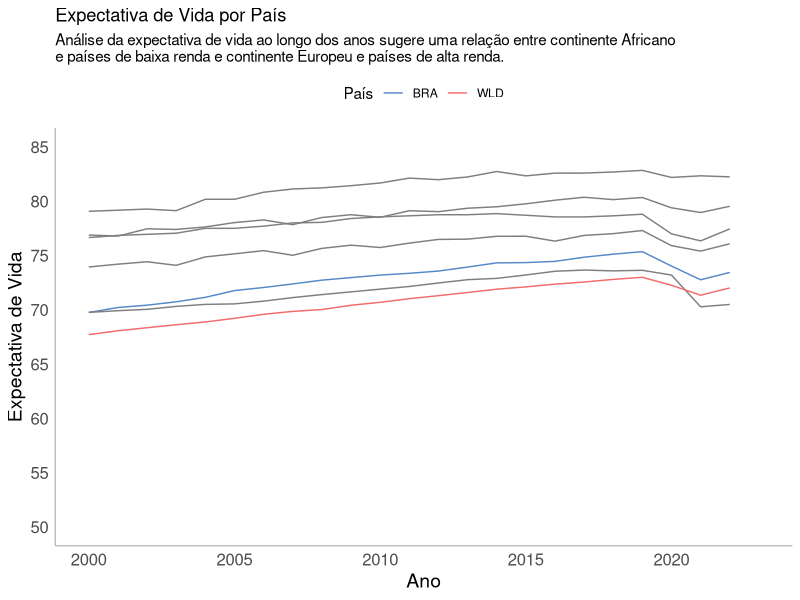
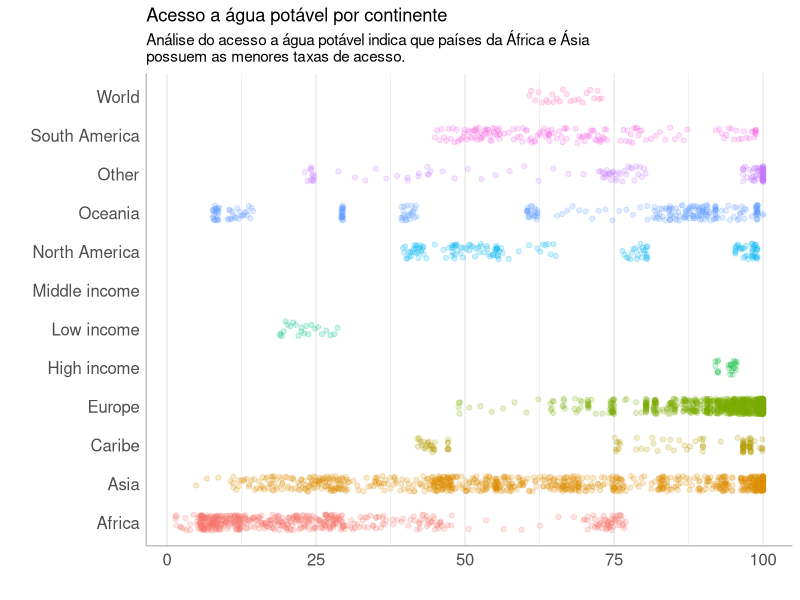
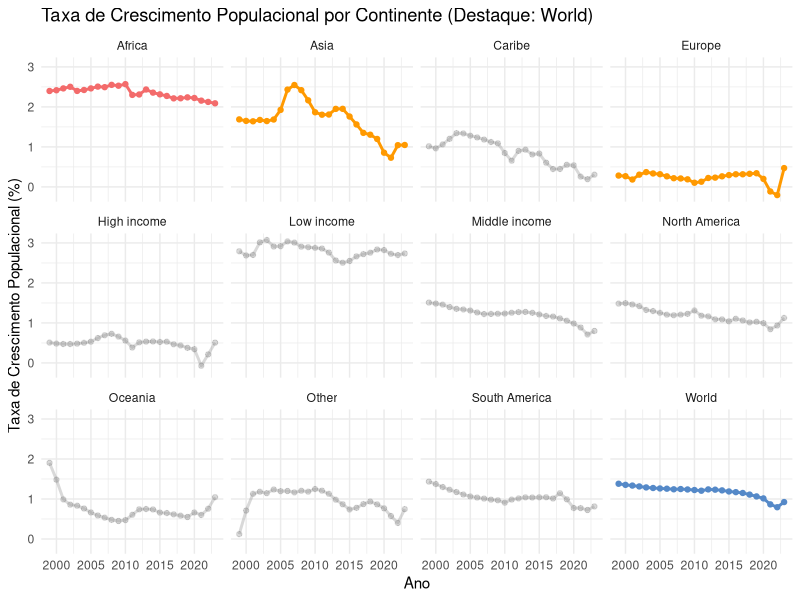

Reproduce these figures in R, in order. (Note: this script raises an error after producing the figures.)
# Carregar pacotes necessários
library(ggplot2)
library(dplyr)

# Carregar os dados (substitua o caminho pelo caminho correto do seu arquivo)
df <- read.csv("data/world_data.csv")

######################
# Expectativa de Vida: Comparare cinco países
######################

#agrupa por país e calcula a média do período
aux <- df %>% 
  filter(sigla %in% c("BRA", "ARG", "PRY", "CHL", "USA", "FRA", "WLD"))

head(aux)
unique(aux$pais)

# Criar o gráfico de linhas
aux %>% 
  ggplot(aes(x = ano, y = expec_vida, group = pais, color=sigla)) +
  geom_line() + 
  scale_color_manual(values = c("WLD" = "#f36b6b",
                                "BRA" = "#5589c8")) +  
  labs(title = "Expectativa de Vida por País",      
       subtitle = "Análise da expectativa de vida ao longo dos anos sugere uma relação entre continente Africano\ne países de baixa renda e continente Europeu e países de alta renda.",  
       x = "Ano",                   
       y = "Expectativa de Vida",   
       color = "País") +
  scale_y_continuous(limits=c(50,85), breaks = seq(50,85, by=5)) +
  scale_x_continuous(limits=c(2000,2023), breaks = seq(2000,2023, by=5)) +
  theme_minimal() +                
  theme(legend.position = "top",   
        panel.grid = element_blank(),
        axis.title.x = element_text(size = 14),  
        axis.title.y = element_text(size = 14),  
        axis.text.x = element_text(size = 12),
        axis.text.y = element_text(size = 12),
        axis.line = element_line(color = "gray"))


######################
# Diferença de acesso a água potável por continente, no formato de box-plot;
######################

#agrupa por país e calcula a média do período
aux <- df %>% 
  select(continente, acesso_agua_potavel)


aux %>% 
  ggplot(aes(x=continente, y=acesso_agua_potavel, group=continente, color=continente)) +
  #geom_boxplot() + 
  geom_jitter(width = 0.2, alpha=0.2) + 
  coord_flip() + 
  labs(title = "Acesso a água potável por continente",      
       subtitle = "Análise do acesso a água potável indica que países da África e Ásia\npossuem as menores taxas de acesso.",  
       x = "",                   
       y = "",   
       color = "País") +
  theme_minimal() + 
  theme(legend.position = "none",   
        panel.grid.minor.y = element_blank(),
        panel.grid.major.y = element_blank(),
        axis.title.x = element_text(size = 14),  
        axis.title.y = element_text(size = 14),  
        axis.text.x = element_text(size = 12),
        axis.text.y = element_text(size = 12),
        axis.line = element_line(color = "gray"))



######################
# Evolução do crescimento médio populacional entre todos os continentes, 
# em formato de gráfico de linhas;
######################
# Selecionar as colunas necessárias e converter tipos de dados
aux <- df %>%
  group_by(continente, ano) %>%
  summarise(crescimento_populacional = mean(crescimento_populacao, na.rm = T))

destaque_continentes <- c("World" = "#5589c8",
                          "Asia" = "#ff9900",
                          "Africa" = "#f36b6b",
                          "Europe" = "#ff9900")

# Criar o gráfico de linhas
aux %>% 
  ggplot(aes(x = ano, y = crescimento_populacional, group = continente)) +
  geom_line(aes(color = continente, alpha = ifelse(continente %in% names(destaque_continentes), 1, 0.3)), size = 1) +
  geom_point(aes(color = continente, alpha = ifelse(continente %in% names(destaque_continentes), 1, 0.3))) +
  scale_color_manual(values = destaque_continentes, name = "Bloco Econômico") +
  scale_alpha_identity() +  # Use identity scale for alpha since we set it manually
  labs(title = "Taxa de Crescimento Populacional por Continente (Destaque: World)",
       x = "Ano", y = "Taxa de Crescimento Populacional (%)") +
  theme_minimal() +
  theme(legend.position = "none") +
  facet_wrap(~continente)

######################
# Elabore uma análise de correlação bivariada utilizando gráfico de dispersão
######################
# Selecionar as colunas necessárias
aux <- df %>%
  select(pais, continente, ano, acesso_agua_potavel, expec_vida) + 
  filter(ano == 2022)

aux %>% 
  ggplot(aes(x = acesso_agua_potavel, y=expec_vida, color=continente)) +
  geom_point()

aux2 <- df %>%
  group_by(continente) %>% 
  summarise(mean_acesso_agua_potavel = mean(acesso_agua_potavel, na.rm = T),
            mean_expec_vida = mean(expec_vida, na.rm = T),
            populacao = mean(populacao_total))

aux2 %>% 
  ggplot(aes(x = mean_acesso_agua_potavel, y=mean_expec_vida, color=continente)) +
  geom_point()

aux2 %>% 
  ggplot(aes(x = mean_acesso_agua_potavel, y=mean_expec_vida, color=continente)) +
  geom_point(aes(size=populacao)) + 
  theme_minimal() +
  theme(legend.position = "top") 
  

######################
# Elabore um histograma do crescimento da população. Utilize facetas para separação dos gráficos por continente.
######################
